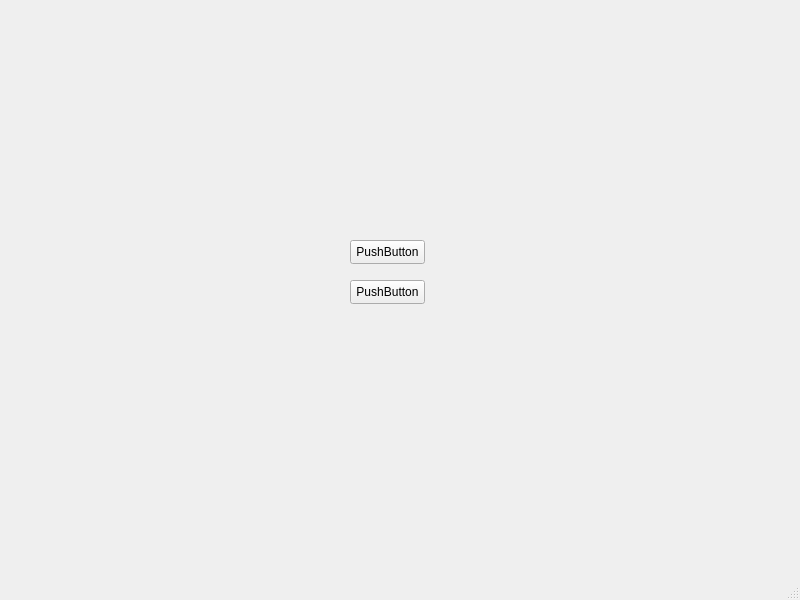
<?xml version="1.0" encoding="UTF-8"?>
<ui version="4.0">
 <class>MainWindow</class>
 <widget class="QMainWindow" name="MainWindow">
  <property name="geometry">
   <rect>
    <x>0</x>
    <y>0</y>
    <width>800</width>
    <height>600</height>
   </rect>
  </property>
  <property name="windowTitle">
   <string>MainWindow</string>
  </property>
  <widget class="QWidget" name="centralwidget">
   <widget class="QPushButton" name="pushButton">
    <property name="geometry">
     <rect>
      <x>350</x>
      <y>240</y>
      <width>75</width>
      <height>24</height>
     </rect>
    </property>
    <property name="text">
     <string>PushButton</string>
    </property>
   </widget>
   <widget class="QPushButton" name="pushButton_2">
    <property name="geometry">
     <rect>
      <x>350</x>
      <y>280</y>
      <width>75</width>
      <height>24</height>
     </rect>
    </property>
    <property name="text">
     <string>PushButton</string>
    </property>
   </widget>
  </widget>
  <widget class="QMenuBar" name="menubar">
   <property name="geometry">
    <rect>
     <x>0</x>
     <y>0</y>
     <width>800</width>
     <height>22</height>
    </rect>
   </property>
  </widget>
  <widget class="QStatusBar" name="statusbar"/>
 </widget>
 <resources/>
 <connections/>
</ui>
